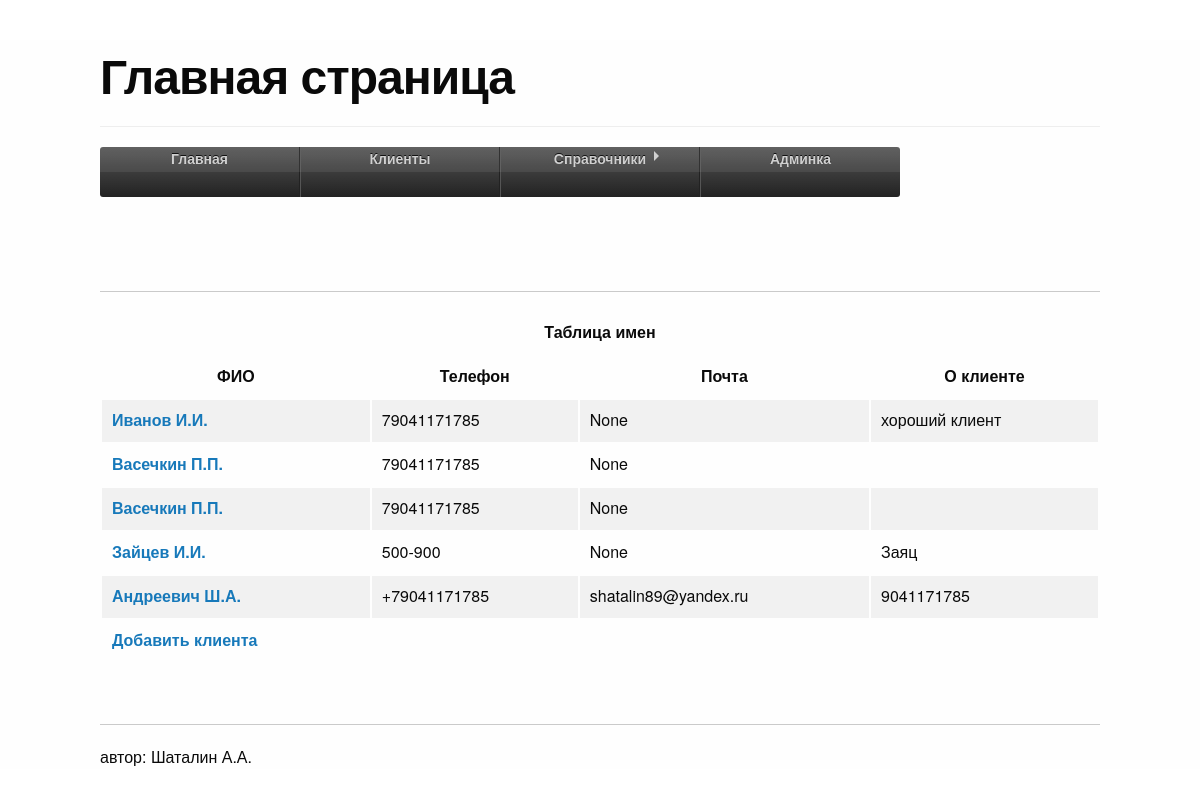
Screenshot of /clients/all/ with the database file from the repository.
### clientlist/models.py (models this page shows)
class Clients(models.Model):
    class Meta:
        db_table = 'clients'
    clients_name = models.CharField(max_length=50)
    clients_middlename = models.CharField(max_length=50)
    clients_lastname = models.CharField(max_length=50)
    clients_age = models.DateField(null=True)
    clients_telephone = models.CharField(max_length=11)
    clients_email = models.EmailField(null=True)
    clients_comments = models.TextField()
    def get_fio(self):
        fio = self.clients_lastname+" "+self.clients_name[0]+"."+self.clients_middlename[0]+"."
        return str(fio)

### clientlist/views.py (the view)
# urls.py: url(r'^clients/all/$', clients),
def clients(request):
    return render_to_response('clientlist.html', {'clients': Clients.objects.all()})

### clientlist/templates/clientlist.html
{% extends 'index.html' %}
{% block clients %}
<table>
    <caption>Таблица имен</caption>
    <tr>
        <th>ФИО</th>
        <th>Телефон</th>
        <th>Почта</th>
        <th>О клиенте</th>
    </tr>
    {% for client in clients %}
        <tr>
            <td><a href="../../clients/get/{{ client.id }}/">{{ client.get_fio }}</a></td>
            <td>{{ client.clients_telephone | phone2numeric}}</td>
            <td>{{ client.clients_email }}</td>
            <td>{{ client.clients_comments}}</td>
        </tr>
    {% endfor%}
    <tr><td><a href="/clients/add/">Добавить клиента</a></td></tr>
</table>
{% endblock %}

### static/style/css/css.css (style rules this page uses)
html, body { background: #fff; font: 100% helvetica, arial, sans-serif; margin: 0; padding: 0; }
a { color: #111; font-weight: bold; text-decoration: none; -moz-transition: all 300ms ease-out; -webkit-transition: all 300ms ease-out; -ms-transition: all 300ms ease-out; transition: all 300ms ease-out; }

### rows the page displays
Clients: get_fio "Иванов И.И.", clients_telephone "79041171785", clients_email "None", clients_comments "хороший клиент"
Clients: get_fio "Васечкин П.П.", clients_telephone "79041171785", clients_email "None"
Clients: get_fio "Васечкин П.П.", clients_telephone "79041171785", clients_email "None"
Clients: get_fio "Зайцев И.И.", clients_telephone "500-900", clients_email "None", clients_comments "Заяц"
Clients: get_fio "Андреевич Ш.А.", clients_telephone "+79041171785", clients_email "shatalin89@yandex.ru", clients_comments "9041171785"
